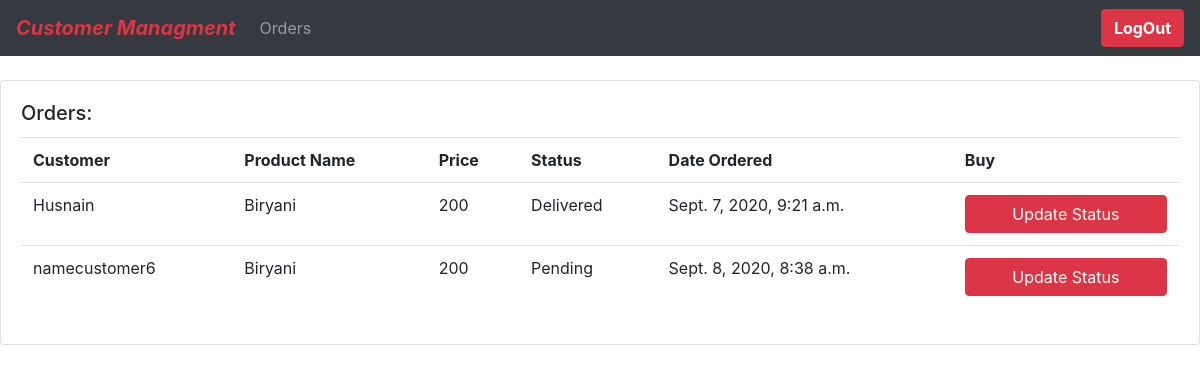
/seller/orders/4 (signed in), run on the app's committed database.
### Customer/models.py (models this page shows, shortened)
class Order(models.Model):
    STATUS = (
        ('Pending' , 'Pending'),
        ('Delivered' , 'Delivered'),
    )
    customer = models.ForeignKey(Customer , null=True , on_delete=models.SET_NULL)
    product = models.ForeignKey(Product,null=True , on_delete=models.SET_NULL)
    date_created = models.DateTimeField(auto_now=True)
    status = models.CharField(max_length=200,default="Pending", null=True,choices=STATUS)
    class Meta:
        verbose_name = 'Order'
        verbose_name_plural = 'Orders'

class Customer(models.Model):
    user = models.OneToOneField(User,on_delete=models.CASCADE,unique=True)
    first_name = models.CharField(max_length=50)
    last_name = models.CharField(max_length=50,null=True)
    profile_pic = models.ImageField(null=True, default="defaultprofile.jpg" ,blank=True)
    created_at = models.DateTimeField(auto_now_add=True,max_length=200)
    updated_at = models.DateTimeField(auto_now=True,max_length=200)
    class Meta:
        verbose_name = 'Customer'
        verbose_name_plural = 'Customers'

### product/models.py (models this page shows, shortened)
class Product(models.Model):
    seller = models.ForeignKey(Seller , on_delete=models.CASCADE)
    name = models.CharField(unique=True,max_length=200)
    description = models.CharField(max_length=200)
    price = models.IntegerField()
    created_at = models.DateTimeField(auto_now_add=True,max_length=200)
    updated_at = models.DateTimeField(auto_now=True,max_length=200)
    class Meta:
        verbose_name = 'Product'
        verbose_name_plural = 'Products'

### seller/views.py (the view)
# urls.py: path('orders/<str:pk>' ,seller_orders_view ,name='seller-orders'),
@login_required(login_url="signin")
@user_passes_test(is_user_seller , login_url='signin')
def seller_orders_view (request, pk):
    seller = Seller.objects.get(id=pk)
    order =Order.objects.filter(product__seller__id=pk)
    context ={"order":order}
    return render(request,'orders.html' , context)

### seller/views.py (called while the page is built)
def is_user_seller(user):
    if user.user_type=="SELLER" and user.is_active:
        return True

### static/template/orders.html
{% extends 'main.html' %}
{% block content %}
<br>
<div class="row">
    <div class="col-md">
        <div class="card card-body">
            <h5 class="card-title">Orders:</h5>
            <table class="table">
                <tr>
                    <th>Customer</th>
                    <th>Product Name</th>
                    <th>Price</th>
                    <th>Status</th>
                    <th>Date Ordered</th>
                    <th>Buy</th>
                </tr>
                <tr>
                {% for i in order%}
                <tr>
                    <td> {{i.customer.first_name}}</td>
                    <td> {{i.product.name}}</td>
                    <td> {{i.product.price}}</td>
                    <td>{{i.status}}</td>
                    <td>{{i.date_created}}</td>
                    <td><a class="btn btn-danger btn-block" href="">Update Status</a></td>
                </tr>
                {% endfor %}
                </tr>
            </table>
        </div>
    </div>
</div>
{% endblock %}

### data on the page
Order: customer.first_name "Husnain", product.name "Biryani", product.price "200", status "Delivered", date_created "Sept. 7, 2020, 9:21 a.m."
Order: customer.first_name "namecustomer6", product.name "Biryani", product.price "200", status "Pending", date_created "Sept. 8, 2020, 8:38 a.m."
